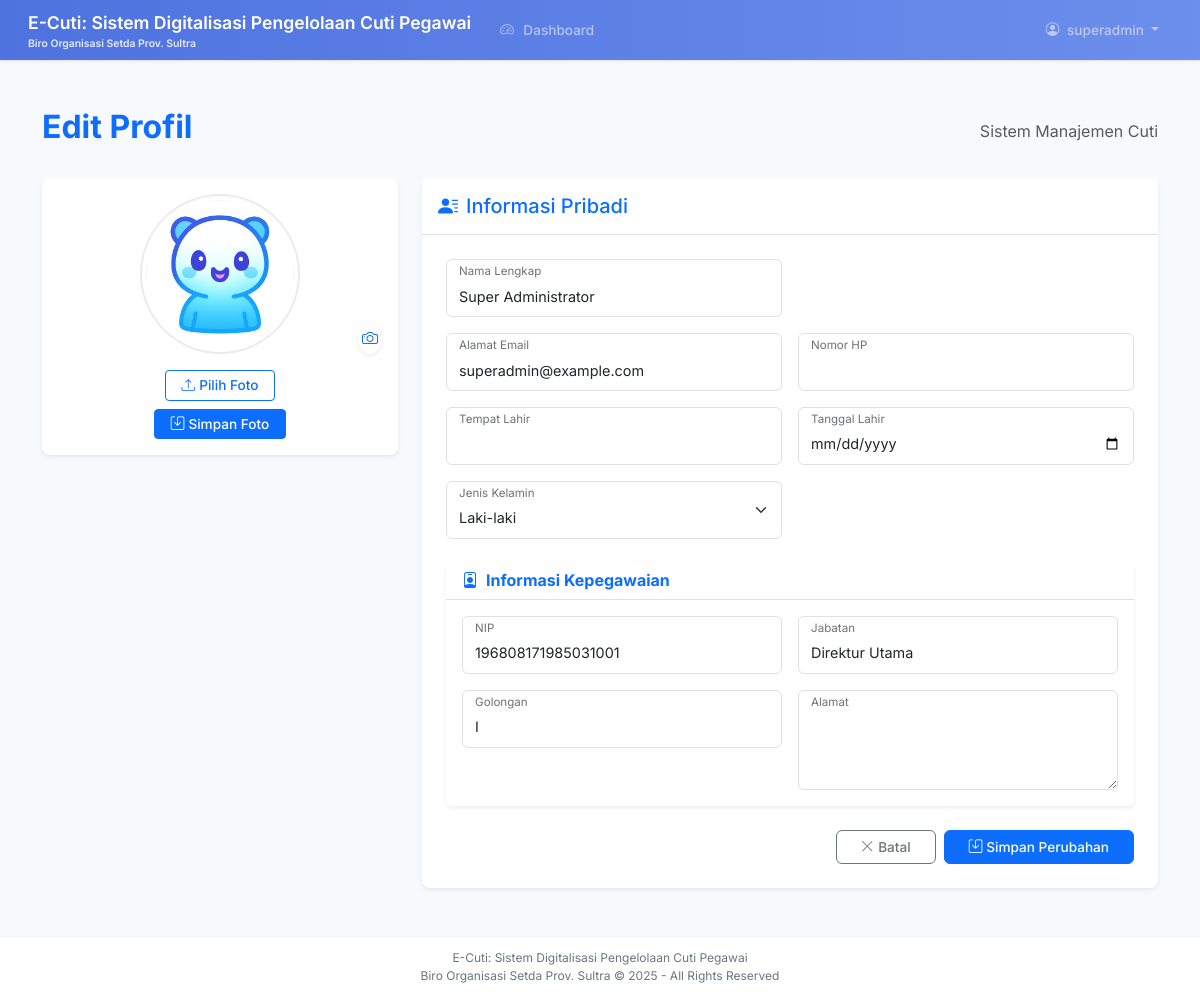
The page /profile/edit-profil (signed in) on the database its author committed.
### models.py (models this page shows, shortened)
class User(UserMixin, db.Model):
    __tablename__ = 'users'
    id = db.Column(db.Integer, primary_key=True)
    nip = db.Column(db.String(20), unique=True, nullable=True)
    username = db.Column(db.String(50), unique=True, nullable=False, index=True)
    password = db.Column(db.String(255), nullable=False)
    email = db.Column(db.String(120), unique=True, nullable=False, index=True)
    email_verified = db.Column(db.Boolean, default=False)
    email_verified_at = db.Column(db.DateTime)
    verification_token = db.Column(db.String(100))
    verification_attempts = db.Column(db.Integer, default=0, nullable=False)
    last_verification_sent = db.Column(db.DateTime, nullable=True)
    reset_token = db.Column(db.String(100))
    reset_token_expiry = db.Column(db.DateTime)
    must_change_password = db.Column(db.Boolean, default=False)
    failed_login_attempts = db.Column(db.Integer, default=0)
    locked_until = db.Column(db.DateTime)
    last_password_change = db.Column(db.DateTime)
    is_active = db.Column(db.Boolean, default=True)
    deactivated_at = db.Column(db.DateTime)
    deactivated_by = db.Column(db.Integer, db.ForeignKey('users.id'))
    deleted_at = db.Column(db.DateTime)
    deleted_by = db.Column(db.Integer, db.ForeignKey('users.id'))
    full_name = db.Column(db.String(100))
    phone = db.Column(db.String(20))
    tempat_lahir = db.Column(db.String(50))
    tanggal_lahir = db.Column(db.Date)
    jenis_kelamin = db.Column(db.String(1))  # 'L' or 'P'
    jabatan = db.Column(db.String(80), nullable=True)
    golongan = db.Column(db.String(10), nullable=True)
    alamat = db.Column(db.String(200), nullable=True)
    foto_profil = db.Column(db.String(120))
    total_cuti = db.Column(db.Integer, default=12)
    sisa_cuti = db.Column(db.Integer, default=12)
    role = db.Column(db.Enum(UserRole), default=UserRole.PEGAWAI, nullable=False)
    atasan_id = db.Column(db.Integer, db.ForeignKey('users.id'))
    created_by = db.Column(db.Integer, db.ForeignKey('users.id'), nullable=True)
    last_login = db.Column(db.DateTime)
    created_at = db.Column(db.DateTime, server_default=func.now())
    updated_at = db.Column(db.DateTime, server_default=func.now(), onupdate=func.now())
    atasan = db.relationship('User', remote_side=[id], foreign_keys=[atasan_id], backref=db.backref('subordinates', lazy='dynamic'))
    creator = db.relationship('User', remote_side=[id], foreign_keys=[created_by], backref=db.backref('created_users', lazy='dynamic'))
    deactivator = db.relationship('User', remote_side=[id], foreign_keys=[deactivated_by])
    deleter = db.relationship('User', remote_side=[id], foreign_keys=[deleted_by])
    cuti_diajukan = db.relationship('Cuti', foreign_keys='Cuti.user_id', back_populates='pemohon', cascade='all, delete-orphan', lazy='dynamic')
    cuti_disetujui = db.relationship('Cuti', foreign_keys='Cuti.atasan_id',  back_populates='penyetuju', lazy='dynamic')
    notifications = db.relationship('Notification', back_populates='user', cascade='all, delete-orphan', lazy='dynamic')
    audit_logs = db.relationship('AuditLog', back_populates='user', lazy='dynamic')
    __table_args__ = (
        Index('idx_user_role', 'role'),
        Index('idx_user_atasan', 'atasan_id'),
        CheckConstraint('total_cuti >= 0', name='ck_user_total_cuti'),
        CheckConstraint('sisa_cuti >= 0', name='ck_user_sisa_cuti'),
        CheckConstraint('email_verified IN (0, 1)', name='ck_user_email_verified'),
        CheckConstraint('is_active IN (0, 1)', name='ck_user_is_active'),
        CheckConstraint('LENGTH(username) >= 3', name='ck_user_username_length'),
        CheckConstraint("email LIKE '%@%.%'", name='ck_user_email_format'),
    )
    role = db.Column(db.Enum(UserRole), default=UserRole.PEGAWAI, nullable=False)

### routes/profile.py (the view, shortened to what this page needs)
@profile_bp.route('/edit-profil', methods=['GET', 'POST'])
@login_required
def edit_profil():
    user = db.session.get(User, current_user.id)
    tanggal_lahir_form = user.tanggal_lahir.strftime('%Y-%m-%d') if user.tanggal_lahir else ''
    foto_exists = False
    if user.foto_profil:
        foto_path = os.path.join(current_app.static_folder, 'uploads', 'profile', user.foto_profil)
        foto_exists = os.path.exists(foto_path)
    return render_template('pegawai/edit_profil.html',
                         user=user,
                         tanggal_lahir_form=tanggal_lahir_form,
                         foto_exists=foto_exists,
                         page_title='Edit Profil')

### templates/pegawai/edit_profil.html (shortened to what this page needs)
{% extends "base.html" %}
{% block content %}
<div class="container py-4">
    <div class="d-flex justify-content-between align-items-center mb-4">
        <h2 class="fw-bold text-primary">Edit Profil</h2>
        <span class="text-muted fs-6">Sistem Manajemen Cuti</span>
    </div>
    <div class="row justify-content-center g-4">
        <div class="col-lg-4">
            <div class="card border-0 shadow-sm rounded-3">
                <div class="card-body text-center p-3">
                    <div class="position-relative mb-3">
                        <img src="{{ url_for('static', filename='uploads/profile/' + user.foto_profil) if user.foto_profil and foto_exists else url_for('static', filename='images/profile-default.png') }}"
                            class="rounded-circle img-thumbnail"
                            style="width: 160px; height: 160px; object-fit: cover; border: 2px solid #e9ecef;">
                        <div class="position-absolute bottom-0 end-0 bg-white p-1 rounded-circle shadow-sm">
                            <i class="bi bi-camera text-primary"></i>
                        </div>
                    </div>
                    <form id="upload-form" method="POST" action="{{ url_for('profile.upload_foto_profil') }}" enctype="multipart/form-data" class="mt-3">
                        <div class="custom-file-upload">
                            <label for="foto_profil" class="btn btn-outline-primary btn-sm px-3">
                                <i class="bi bi-upload me-1"></i>Pilih Foto
                            </label>
                        </div>
                        <button type="submit" class="btn btn-primary btn-sm px-3 mt-2" id="upload-button">
                            <i class="bi bi-save me-1"></i>Simpan Foto
                        </button>
                    </form>
                </div>
            </div>
        </div>
        <div class="col-lg-8">
            <div class="card border-0 shadow-sm rounded-3">
                <div class="card-header bg-white border-bottom py-3">
                    <h5 class="mb-0 d-flex align-items-center text-primary">
                        <i class="bi bi-person-lines-fill me-2"></i>
                        Informasi Pribadi
                    </h5>
                </div>
                <div class="card-body p-4">
                    <form method="POST" action="{{ url_for('profile.edit_profil') }}">
                        <div class="row g-3 mb-3">
                            <div class="col-md-6">
                                <div class="form-floating">
                                    <input type="text" class="form-control" id="full_name" name="full_name" value="{{ user.full_name }}" required>
                                    <label for="full_name">Nama Lengkap</label>
                                </div>
                            </div>
                        </div>
                        <div class="row g-3 mb-3">
                            <div class="col-md-6">
                                <div class="form-floating">
                                    <input type="email" class="form-control" id="email" name="email" value="{{ user.email }}" required>
                                    <label for="email">Alamat Email</label>
                                </div>
                            </div>
                            <div class="col-md-6">
                                <div class="form-floating">
                                    <input type="tel" class="form-control" id="phone" name="phone" value="{{ user.phone or '' }}" required>
                                    <label for="phone">Nomor HP</label>
                                </div>
                            </div>
                        </div>
                        <div class="row g-3 mb-3">
                            <div class="col-md-6">
                                <div class="form-floating">
                                    <input type="text" class="form-control" id="tempat_lahir" name="tempat_lahir" value="{{ user.tempat_lahir or '' }}" required>
                                    <label for="tempat_lahir">Tempat Lahir</label>
                                </div>
                            </div>
                            <div class="col-md-6">
                                <div class="form-floating">
                                    <input type="date" class="form-control" id="tanggal_lahir" name="tanggal_lahir" value="{{ user.tanggal_lahir.strftime('%Y-%m-%d') if user.tanggal_lahir else '' }}" required>
                                    <label for="tanggal_lahir">Tanggal Lahir</label>
                                </div>
                            </div>
                        </div>
                        <div class="row g-3 mb-3">
                            <div class="col-md-6">
                                <div class="form-floating">
                                    <select class="form-select" id="jenis_kelamin" name="jenis_kelamin" required>
                                        <option value="L" {% if user.jenis_kelamin == 'L' %}selected{% endif %}>Laki-laki</option>
                                    </select>
                                    <label for="jenis_kelamin">Jenis Kelamin</label>
                                </div>
                            </div>
                        </div>
                        <div class="card border-0 shadow-sm mt-4 mb-3">
                            <div class="card-header bg-white border-bottom py-2">
                                <h6 class="mb-0 fw-bold text-primary">
                                    <i class="bi bi-person-badge me-2"></i>Informasi Kepegawaian
                                </h6>
                            </div>
                            <div class="card-body">
                                <div class="row g-3 mb-3">
                                    <div class="col-md-6">
                                        <div class="form-floating">
                                            <input type="text" class="form-control" id="nip" name="nip" value="{{ user.nip or '' }}">
                                            <label for="nip">NIP</label>
                                        </div>
                                    </div>
                                    <div class="col-md-6">
                                        <div class="form-floating">
                                            <input type="text" class="form-control" id="jabatan" name="jabatan" value="{{ user.jabatan or '' }}">
                                            <label for="jabatan">Jabatan</label>
                                        </div>
                                    </div>
                                </div>
                                <div class="row g-3">
                                    <div class="col-md-6">
                                        <div class="form-floating">
                                            <input type="text" class="form-control" id="golongan" name="golongan" value="{{ user.golongan or '' }}">
                                            <label for="golongan">Golongan</label>
                                        </div>
                                    </div>
                                    <div class="col-md-6">
                                        <div class="form-floating">
                                            <textarea class="form-control" id="alamat" name="alamat" style="height: 100px">{{ user.alamat or '' }}</textarea>
                                            <label for="alamat">Alamat</label>
                                        </div>
                                    </div>
                                </div>
                            </div>
                        </div>
                        <div class="d-flex justify-content-end gap-2 mt-4">
                            <a href="{{ url_for('profile.profil') }}" class="btn btn-outline-secondary px-4">
                                <i class="bi bi-x-lg me-1"></i>Batal
                            </a>
                            <button type="submit" class="btn btn-primary px-4">
                                <i class="bi bi-save me-1"></i>Simpan Perubahan
                            </button>
                        </div>
                    </form>
                </div>
            </div>
        </div>
    </div>
</div>
{% endblock %}

### templates/base.html (shortened to what this page needs)
<!DOCTYPE html>
<html lang="id">
<head>
    <link rel="stylesheet" href="https://cdnjs.cloudflare.com/ajax/libs/font-awesome/6.4.0/css/all.min.css">
    <link rel="stylesheet" href="https://cdn.jsdelivr.net/npm/bootstrap-icons@1.10.0/font/bootstrap-icons.css">
    <link href="https://cdn.jsdelivr.net/npm/bootstrap@5.3.0/dist/css/bootstrap.min.css" rel="stylesheet">
    <link href="https://cdn.jsdelivr.net/npm/fullcalendar@5.11.3/main.min.css" rel="stylesheet">
</head>
<body>
    <nav class="navbar navbar-expand-lg navbar-dark fixed-top bg-primary">
        <div class="container-fluid">
            <a class="navbar-brand" href="{{ url_for('common.dashboard') }}">
                {{ app_name }}
                <span class="navbar-subtitle d-none d-md-inline">{{ organization }}</span>
            </a>
            <div class="collapse navbar-collapse" id="navbarNav">
                <ul class="navbar-nav me-auto">
                    {% if current_user.is_authenticated %}
                        <li class="nav-item">
                            <a class="nav-link" href="{{ url_for('common.dashboard') }}">
                                <i class="bi bi-speedometer2"></i> Dashboard
                            </a>
                        </li>
                    {% endif %}
                </ul>
                <ul class="navbar-nav ms-auto">
                    {% if current_user.is_authenticated %}
                        <li class="nav-item dropdown">
                            <a class="nav-link dropdown-toggle" href="#" id="userDropdown" role="button" data-bs-toggle="dropdown">
                                <i class="bi bi-person-circle me-1"></i>
                                <span class="d-none d-lg-inline">{{ current_user.username }}</span>
                            </a>
                        </li>
                    {% else %}
                        <li class="nav-item">
                            <a href="{{ url_for('auth.login') }}" class="btn btn-outline-light btn-sm">
                                <i class="bi bi-box-arrow-in-right me-1"></i> Login
                            </a>
                        </li>
                    {% endif %}
                </ul>
            </div>
        </div>
    </nav>
    <main class="main-container">
        <div class="container-fluid">
            {% block content %}{% endblock %}
        </div>
    </main>
    <footer>
        <div class="footer-content">
            <div class="footer-brand">{{ app_name }}</div>
            <div class="footer-copyright">{{ organization }} © {{ now.year }} - All Rights Reserved</div>
        </div>
    </footer>
</body>
</html>

### rows shown on the page
User: username "superadmin", full_name "Super Administrator", email "superadmin@example.com", nip "196808171985031001", jabatan "Direktur Utama", golongan "I"

### other values the page prints
{{ app_name }} "E-Cuti: Sistem Digitalisasi Pengelolaan Cuti Pegawai"
{{ organization }} "Biro Organisasi Setda Prov. Sultra"
